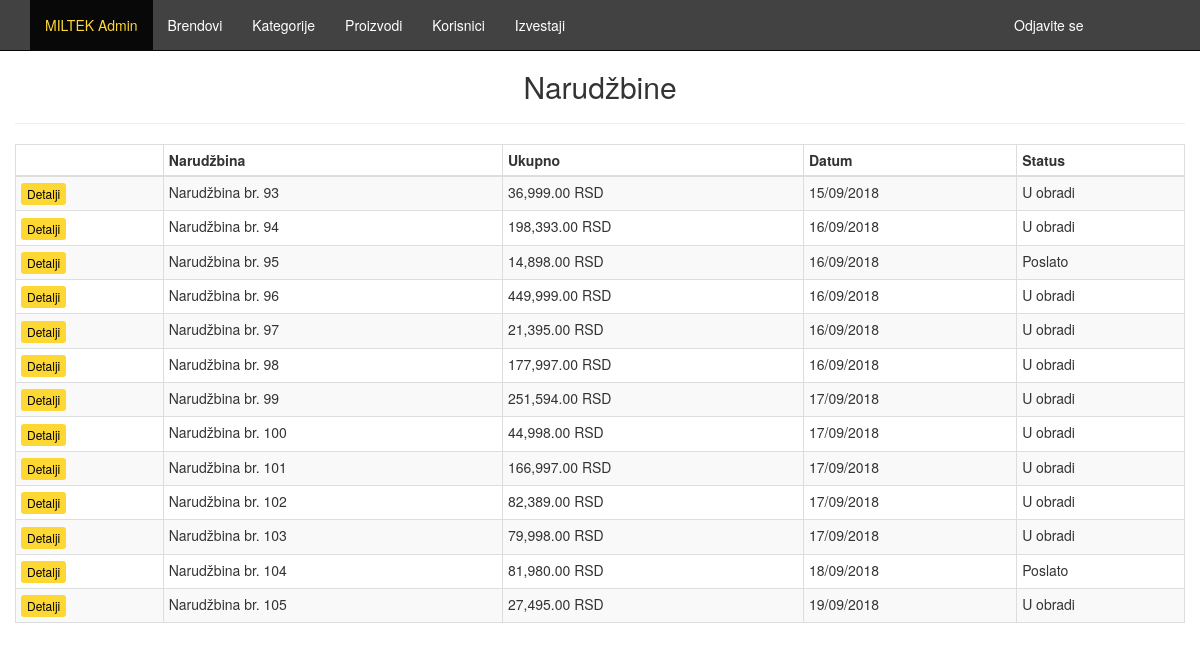
Page /admin/index.php (signed in) on the committed database.
### tables this page shows
CREATE TABLE `orders` (
  `order_id` int(11) NOT NULL,
  `city` varchar(255) NOT NULL,
  `zip_code` int(11) NOT NULL,
  `address` varchar(255) NOT NULL,
  `phone` varchar(255) NOT NULL,
  `in_total` decimal(10,2) NOT NULL,
  `date` date NOT NULL DEFAULT current_timestamp(),
  `status` tinyint(4) NOT NULL DEFAULT 0,
  `show_order` tinyint(4) NOT NULL DEFAULT 1
);

### admin/helpers/helpers.php (called while the page is built, shortened)
<?php
	function money($number){
		return number_format($number,2).' RSD';
	}
	function pretty_date($date){
		$sql_date = strtotime($date);
		return date("d/m/Y", $sql_date);
	}
 ?>

### admin/index.php (the view, shortened to what this page needs)
<?php
	require_once '../config/db_connection.php';
	include 'helpers/helpers.php';
?>
<!DOCTYPE html>
<html>
<head>
	<link rel="stylesheet" href="css/bootstrap.min.css">
	<link rel="stylesheet" href="css/style.css">
</head>
<body>
	<div class="container-fluid">
		<nav class="navbar navbar-inverse navbar-fixed-top navbar-collapse navigation">
			<div class="container">
				<ul class="nav navbar-nav">
					<li class="active"><a href="index.php">MILTEK Admin</a></li>
					<li><a href="brands.php">Brendovi</a></li>
					<li><a href="categories.php">Kategorije</a></li>
					<li><a href="products.php">Proizvodi</a></li>
					<li><a href="users.php">Korisnici</a></li>
					<li><a href="top_rated.php">Izvestaji</a></li>
					<li class="logout"><a href="logout.php">Odjavite se</a></li>
				</ul>
			</div>
		</nav>
		<h2 class="text-center">Narudžbine</h2><hr>
		<table class="table table-bordered table-striped table-auto table-condensed">
			<thead>
				<th></th>
				<th>Narudžbina</th>
				<th>Ukupno</th>
				<th>Datum</th>
				<th>Status</th>
			</thead>
			<tbody>
				<?php
				$orders_query = $conn->query("SELECT * FROM orders WHERE status != 2");
				while($order = mysqli_fetch_assoc($orders_query)): ?>
					<tr>
						<td><a href="orders.php?order_id=<?=$order['order_id'];?>" class="btn btn-xs my-btn">Detalji</a></td>
						<td>Narudžbina br. <?=$order['order_id'];?></td>
						<td><?=money($order['in_total']);?></td>
						<td><?=pretty_date($order['date']);?></td>
						<td><?=(($order['status'] == 0)?'U obradi':'Poslato');?></td>
					</tr>
				<?php endwhile; ?>
			</tbody>
		</table>
	</div>
</body>
</html>

### admin/css/style.css (style rules this page uses)
body { padding-top: 50px; margin-bottom: 50px; }
.navigation { background: #424242; }
.navbar-inverse .navbar-nav>li>a { color: #ffffff; }
.navbar-inverse .navbar-nav>.active>a { color: #fdd835; }
.table-auto { margin: 0 auto; }
.my-btn { background: #fdd835; color: black; }
.logout { margin-left: 419px; }

### rows in the picture
orders: order_id "93", in_total "36,999.00 RSD", date "15/09/2018", status "U obradi"
orders: order_id "94", in_total "198,393.00 RSD", date "16/09/2018", status "U obradi"
orders: order_id "95", in_total "14,898.00 RSD", date "16/09/2018", status "Poslato"
orders: order_id "96", in_total "449,999.00 RSD", date "16/09/2018", status "U obradi"
orders: order_id "97", in_total "21,395.00 RSD", date "16/09/2018", status "U obradi"
orders: order_id "98", in_total "177,997.00 RSD", date "16/09/2018", status "U obradi"
orders: order_id "99", in_total "251,594.00 RSD", date "17/09/2018", status "U obradi"
orders: order_id "100", in_total "44,998.00 RSD", date "17/09/2018", status "U obradi"
orders: order_id "101", in_total "166,997.00 RSD", date "17/09/2018", status "U obradi"
orders: order_id "102", in_total "82,389.00 RSD", date "17/09/2018", status "U obradi"
orders: order_id "103", in_total "79,998.00 RSD", date "17/09/2018", status "U obradi"
orders: order_id "104", in_total "81,980.00 RSD", date "18/09/2018", status "Poslato"
orders: order_id "105", in_total "27,495.00 RSD", date "19/09/2018", status "U obradi"
